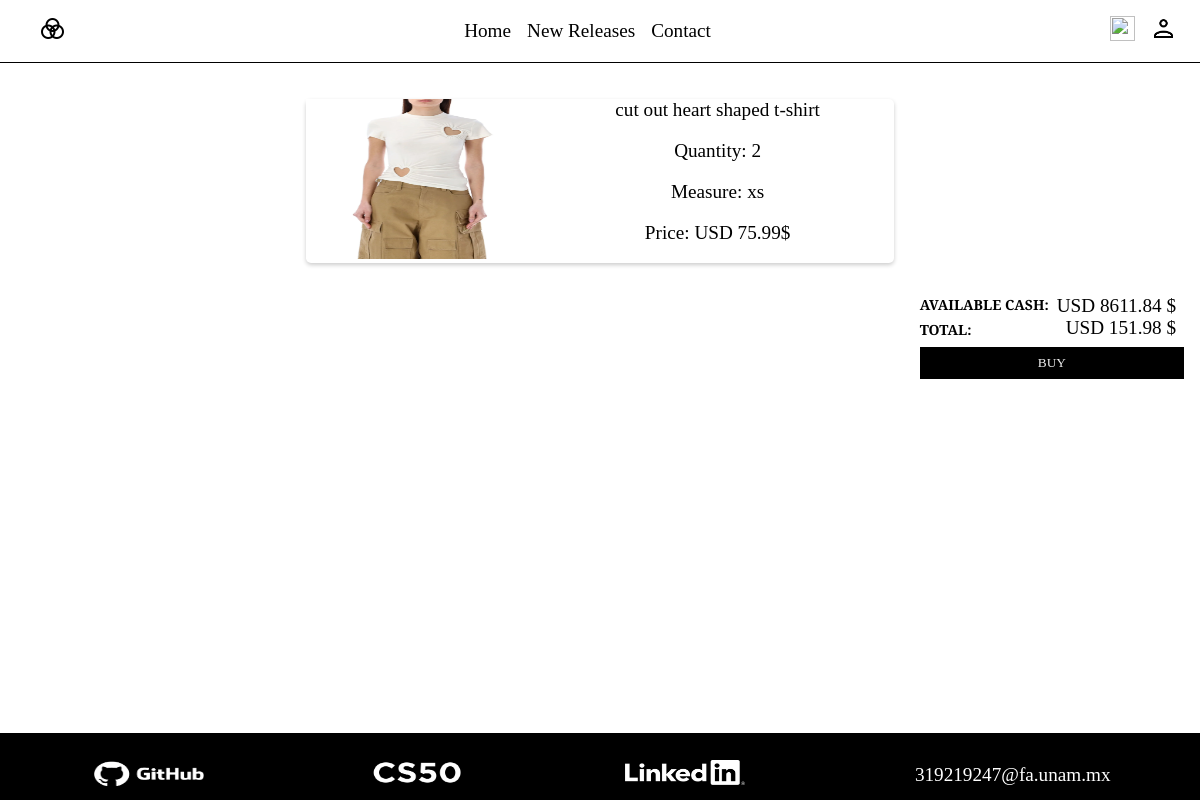
The app's page /shopping (signed in) with its own data.
### tables this page shows
CREATE TABLE cart (id INTEGER PRIMARY KEY AUTOINCREMENT, user_id INTEGER NOT NULL, product_id INTEGER NOT NULL, quantity INTEGER NOT NULL, measure VARCHAR(5) NOT NULL, price MONEY NOT NULL,   FOREIGN KEY (user_id) REFERENCES users(id), FOREIGN KEY (product_id) REFERENCES products(id));

CREATE TABLE products (id INTEGER PRIMARY KEY AUTOINCREMENT, name TEXT NOT NULL, description TEXT NOT NULL, price MONEY NOT NULL, stock INTEGER DEFAULT 0, year_of_release DATE NOT NULL, main_color VARCHAR(50) NOT NULL, season VARCHAR(7) NOT NULL, creator VARCHAR(100) DEFAULT unknown, category VARCHAR(25) NOT NULL, image_path VARCHAR(255) NOT NULL);

### app.py (the view, shortened to what this page needs)
@app.route("/shopping", methods=["GET", "POST"])
def shopping():
    db.execute(
        "CREATE TABLE IF NOT EXISTS cart (id INTEGER PRIMARY KEY AUTOINCREMENT, user_id INTEGER NOT NULL, product_id INTEGER NOT NULL, quantity INTEGER NOT NULL, measure VARCHAR(5) NOT NULL, price MONEY NOT NULL,   FOREIGN KEY (user_id) REFERENCES users(id), FOREIGN KEY (product_id) REFERENCES products(id));"
    )
    if not "user_id" in session:
        flash("Log in to add items to your cart", "info")
        return redirect(url_for("home"))
    money = db.execute("SELECT money FROM users WHERE id = ?", session["user_id"])[0][
        "money"
    ]
    money = float(money)
    rows = db.execute(
        "SELECT cart.*, image_path, name from products INNER JOIN cart ON products.id = cart.product_id WHERE cart.user_id = ?",
        session["user_id"],
    )
    formattedMoney = "{:.2f}".format(money)
    if request.method == "GET":
        if len(rows) == 0:
            flash("Your cart is empty", "info")
            return redirect(url_for("home"))
        totalCost = 0
        for row in rows:
            quantity = row["quantity"]
            price = row["price"]
            totalCost += quantity * price
        formattedTotalCost = "{:.2f}".format(totalCost)
        return render_template(
            "shopping.html",
            rows=rows,
            money=formattedMoney,
            totalCost=formattedTotalCost,
        )

### templates/shopping.html (shortened to what this page needs)
{% extends "layout.html" %}
{% block content %}
<br>
<br>
<div class="container">
    {% for row in rows %}
    <div class="cart-item">
        <div class="bar-40">
            <img src="{{row['image_path']}}" alt="">
        </div>
        <div class="bar-60">
            <span>{{row["name"]}} </span>
            <span>Quantity: {{row["quantity"]}} </span>
            <span>Measure: {{row["measure"]}} </span>
            <span>Price: USD {{row["price"]}}$ </span>
        </div>
    </div>
    {% endfor %}
</div>
<div class="buy-container">
    <div class="buy-cart">
        <div class="buy-price-container">
            <div class="buy-row">
                <span class="cart-money">AVAILABLE CASH:</span>
                <span class="cart-money">TOTAL:</span>
            </div>
            <div class="buy-row">
                <span class="rigth">USD {{money}} $ </span>
                <span class="rigth">USD {{totalCost}} $ </span>
            </div>
        </div>
        <form id="shopping-form" method="POST" action="/shopping">
            <button>BUY</button>
        </form>
    </div>
</div>
{% endblock %}

### static/app.css (style rules this page uses)
* { padding: 0%; margin: 0%; box-sizing: border-box; font-family: 'Josefin Slab', serif; font-weight: 500; }
span { font-family: 'Josefin Slab', serif; font-weight: 500; }
html, body { height: 100%; }
.nav-box a, span { font-family: 'Josefin Slab', serif; font-size: 1.2rem; font-weight: 500; }
.container { display: flex; flex-direction: row; justify-content: space-evenly; align-items: baseline; flex-wrap: wrap; width: 100%; height: auto; padding: none; margin: none; }
.cart-item { width: 90%; margin-bottom: 1rem; height: auto; display: flex; flex-direction: row; justify-content: space-between; align-items: stretch; background-color: white; box-shadow: 0 2px 4px rgba(0, 0, 0, 0.2); border-radius: 5px; }
.cart-item span { flex-grow: 1; text-align: center; }
.bar-40 { width: 40%; }
.bar-60 { width: 60%; display: flex; flex-direction: column; }
.bar-40 img { width: 100%; height: 20vh; }
.buy-container { width: 100%; display: flex; justify-content: flex-end; }
.buy-cart { display: flex; width: auto; margin: 1rem; flex-direction: column; }
#shopping-form button { background-color: #000000; color: #EEEEEE; border: none; padding: 0.5rem 1rem; width: 100%; margin-top: 0.5rem; margin-right: 0.5rem; }
.buy-row { display: flex; flex-direction: column; justify-content: space-between; padding-right: 0.5rem; }
.buy-price-container { display: flex; flex-direction: row; }
.rigth { align-self: flex-end; font: weight 400; }
.cart-money { font-size: 14px; font-weight: 600; }
@media screen and (min-width: 790px) { .cart-item { width: 49%; } }

### records on screen
cart: image_path (picture), name "cut out heart shaped t-shirt", quantity "2", measure "xs", price "75.99"

### other values on screen
{{ money }} "8611.84"
{{ totalCost }} "151.98"
